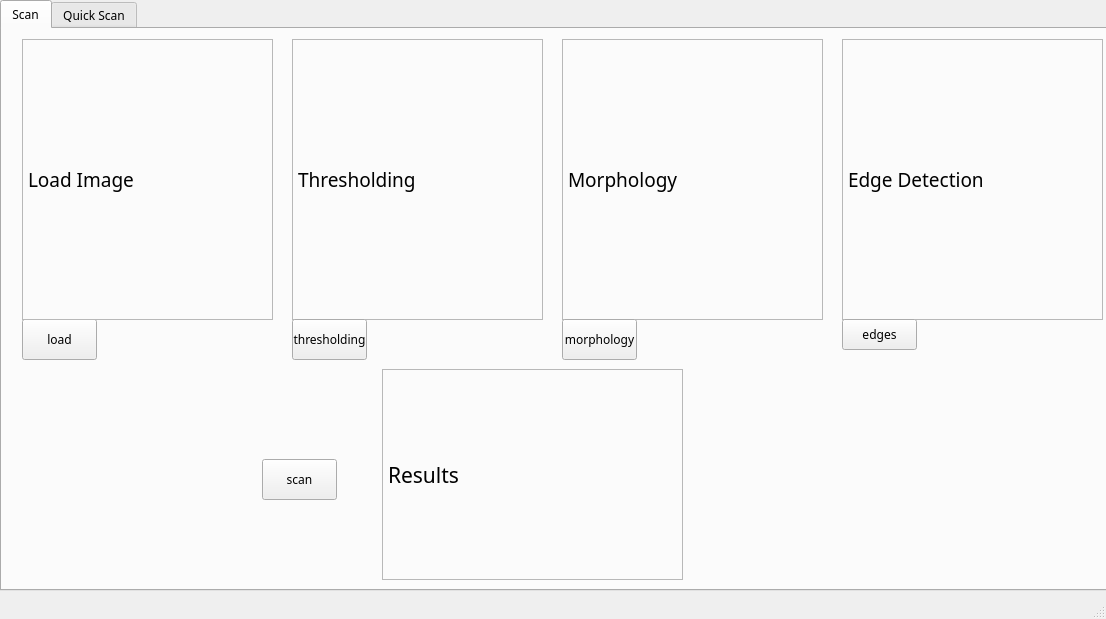
<?xml version="1.0" encoding="UTF-8"?>
<ui version="4.0">
 <class>MainWindow</class>
 <widget class="QMainWindow" name="MainWindow">
  <property name="geometry">
   <rect>
    <x>0</x>
    <y>0</y>
    <width>1106</width>
    <height>619</height>
   </rect>
  </property>
  <property name="windowTitle">
   <string>MainWindow</string>
  </property>
  <widget class="QWidget" name="centralwidget">
   <widget class="QTabWidget" name="tabWidget">
    <property name="geometry">
     <rect>
      <x>0</x>
      <y>0</y>
      <width>1121</width>
      <height>591</height>
     </rect>
    </property>
    <property name="font">
     <font>
      <family>Bauhaus 93</family>
     </font>
    </property>
    <property name="styleSheet">
     <string notr="true">
</string>
    </property>
    <property name="currentIndex">
     <number>0</number>
    </property>
    <widget class="QWidget" name="tab">
     <attribute name="title">
      <string>Scan</string>
     </attribute>
     <widget class="QPushButton" name="pushButton">
      <property name="geometry">
       <rect>
        <x>20</x>
        <y>290</y>
        <width>75</width>
        <height>41</height>
       </rect>
      </property>
      <property name="font">
       <font>
        <family>Bauhaus 93</family>
       </font>
      </property>
      <property name="text">
       <string>load</string>
      </property>
     </widget>
     <widget class="QLabel" name="label">
      <property name="geometry">
       <rect>
        <x>20</x>
        <y>10</y>
        <width>251</width>
        <height>281</height>
       </rect>
      </property>
      <property name="font">
       <font>
        <family>Bauhaus 93</family>
        <pointsize>14</pointsize>
       </font>
      </property>
      <property name="layoutDirection">
       <enum>Qt::LeftToRight</enum>
      </property>
      <property name="frameShape">
       <enum>QFrame::StyledPanel</enum>
      </property>
      <property name="text">
       <string>Load Image</string>
      </property>
      <property name="indent">
       <number>-1</number>
      </property>
     </widget>
     <widget class="QLabel" name="label_2">
      <property name="geometry">
       <rect>
        <x>290</x>
        <y>10</y>
        <width>251</width>
        <height>281</height>
       </rect>
      </property>
      <property name="font">
       <font>
        <family>Bauhaus 93</family>
        <pointsize>14</pointsize>
       </font>
      </property>
      <property name="frameShape">
       <enum>QFrame::StyledPanel</enum>
      </property>
      <property name="text">
       <string>Thresholding</string>
      </property>
     </widget>
     <widget class="QPushButton" name="pushButton_2">
      <property name="geometry">
       <rect>
        <x>290</x>
        <y>290</y>
        <width>75</width>
        <height>41</height>
       </rect>
      </property>
      <property name="font">
       <font>
        <family>Bauhaus 93</family>
       </font>
      </property>
      <property name="text">
       <string>thresholding</string>
      </property>
     </widget>
     <widget class="QLabel" name="label_3">
      <property name="geometry">
       <rect>
        <x>560</x>
        <y>10</y>
        <width>261</width>
        <height>281</height>
       </rect>
      </property>
      <property name="font">
       <font>
        <family>Bauhaus 93</family>
        <pointsize>14</pointsize>
       </font>
      </property>
      <property name="frameShape">
       <enum>QFrame::StyledPanel</enum>
      </property>
      <property name="frameShadow">
       <enum>QFrame::Plain</enum>
      </property>
      <property name="text">
       <string>Morphology</string>
      </property>
     </widget>
     <widget class="QPushButton" name="pushButton_3">
      <property name="geometry">
       <rect>
        <x>560</x>
        <y>290</y>
        <width>75</width>
        <height>41</height>
       </rect>
      </property>
      <property name="font">
       <font>
        <family>Bauhaus 93</family>
       </font>
      </property>
      <property name="text">
       <string>morphology</string>
      </property>
     </widget>
     <widget class="QLabel" name="label_4">
      <property name="geometry">
       <rect>
        <x>840</x>
        <y>10</y>
        <width>261</width>
        <height>281</height>
       </rect>
      </property>
      <property name="font">
       <font>
        <family>Bauhaus 93</family>
        <pointsize>14</pointsize>
       </font>
      </property>
      <property name="frameShape">
       <enum>QFrame::StyledPanel</enum>
      </property>
      <property name="text">
       <string>Edge Detection</string>
      </property>
     </widget>
     <widget class="QPushButton" name="pushButton_4">
      <property name="geometry">
       <rect>
        <x>840</x>
        <y>290</y>
        <width>75</width>
        <height>31</height>
       </rect>
      </property>
      <property name="font">
       <font>
        <family>Bauhaus 93</family>
       </font>
      </property>
      <property name="text">
       <string>edges</string>
      </property>
     </widget>
     <widget class="QLabel" name="label_5">
      <property name="geometry">
       <rect>
        <x>380</x>
        <y>340</y>
        <width>301</width>
        <height>211</height>
       </rect>
      </property>
      <property name="font">
       <font>
        <family>Bauhaus 93</family>
        <pointsize>16</pointsize>
       </font>
      </property>
      <property name="frameShape">
       <enum>QFrame::StyledPanel</enum>
      </property>
      <property name="text">
       <string>Results</string>
      </property>
     </widget>
     <widget class="QPushButton" name="pushButton_5">
      <property name="geometry">
       <rect>
        <x>260</x>
        <y>430</y>
        <width>75</width>
        <height>41</height>
       </rect>
      </property>
      <property name="font">
       <font>
        <family>Bauhaus 93</family>
       </font>
      </property>
      <property name="text">
       <string>scan</string>
      </property>
     </widget>
    </widget>
    <widget class="QWidget" name="tab_2">
     <attribute name="title">
      <string>Quick Scan</string>
     </attribute>
     <widget class="QLabel" name="label_6">
      <property name="geometry">
       <rect>
        <x>20</x>
        <y>30</y>
        <width>341</width>
        <height>261</height>
       </rect>
      </property>
      <property name="font">
       <font>
        <family>Bauhaus 93</family>
        <pointsize>14</pointsize>
       </font>
      </property>
      <property name="frameShape">
       <enum>QFrame::StyledPanel</enum>
      </property>
      <property name="frameShadow">
       <enum>QFrame::Plain</enum>
      </property>
      <property name="text">
       <string>LOAD MRI IMAGE</string>
      </property>
     </widget>
     <widget class="QLabel" name="label_7">
      <property name="geometry">
       <rect>
        <x>440</x>
        <y>30</y>
        <width>341</width>
        <height>261</height>
       </rect>
      </property>
      <property name="font">
       <font>
        <family>Bauhaus 93</family>
        <pointsize>14</pointsize>
       </font>
      </property>
      <property name="frameShape">
       <enum>QFrame::StyledPanel</enum>
      </property>
      <property name="text">
       <string>SCANNED MRI IMAGE</string>
      </property>
     </widget>
     <widget class="QPushButton" name="pushButton_6">
      <property name="geometry">
       <rect>
        <x>20</x>
        <y>300</y>
        <width>75</width>
        <height>23</height>
       </rect>
      </property>
      <property name="font">
       <font>
        <family>Bauhaus 93</family>
       </font>
      </property>
      <property name="text">
       <string>LOAD</string>
      </property>
     </widget>
     <widget class="QPushButton" name="pushButton_7">
      <property name="geometry">
       <rect>
        <x>440</x>
        <y>300</y>
        <width>75</width>
        <height>23</height>
       </rect>
      </property>
      <property name="font">
       <font>
        <family>Bauhaus 93</family>
        <pointsize>8</pointsize>
       </font>
      </property>
      <property name="text">
       <string>SCAN</string>
      </property>
     </widget>
    </widget>
   </widget>
  </widget>
  <widget class="QStatusBar" name="statusbar"/>
 </widget>
 <resources/>
 <connections>
  <connection>
   <sender>pushButton_5</sender>
   <signal>clicked()</signal>
   <receiver>label_5</receiver>
   <slot>clear()</slot>
   <hints>
    <hint type="sourcelabel">
     <x>351</x>
     <y>447</y>
    </hint>
    <hint type="destinationlabel">
     <x>355</x>
     <y>414</y>
    </hint>
   </hints>
  </connection>
  <connection>
   <sender>pushButton_4</sender>
   <signal>clicked()</signal>
   <receiver>label_4</receiver>
   <slot>clear()</slot>
   <hints>
    <hint type="sourcelabel">
     <x>667</x>
     <y>207</y>
    </hint>
    <hint type="destinationlabel">
     <x>664</x>
     <y>168</y>
    </hint>
   </hints>
  </connection>
  <connection>
   <sender>pushButton</sender>
   <signal>clicked()</signal>
   <receiver>label</receiver>
   <slot>clear()</slot>
   <hints>
    <hint type="sourcelabel">
     <x>72</x>
     <y>207</y>
    </hint>
    <hint type="destinationlabel">
     <x>55</x>
     <y>145</y>
    </hint>
   </hints>
  </connection>
  <connection>
   <sender>pushButton_3</sender>
   <signal>clicked()</signal>
   <receiver>label_3</receiver>
   <slot>clear()</slot>
   <hints>
    <hint type="sourcelabel">
     <x>487</x>
     <y>214</y>
    </hint>
    <hint type="destinationlabel">
     <x>482</x>
     <y>140</y>
    </hint>
   </hints>
  </connection>
  <connection>
   <sender>pushButton_2</sender>
   <signal>clicked()</signal>
   <receiver>label_2</receiver>
   <slot>clear()</slot>
   <hints>
    <hint type="sourcelabel">
     <x>284</x>
     <y>202</y>
    </hint>
    <hint type="destinationlabel">
     <x>282</x>
     <y>112</y>
    </hint>
   </hints>
  </connection>
  <connection>
   <sender>pushButton_6</sender>
   <signal>clicked()</signal>
   <receiver>label_6</receiver>
   <slot>clear()</slot>
   <hints>
    <hint type="sourcelabel">
     <x>145</x>
     <y>318</y>
    </hint>
    <hint type="destinationlabel">
     <x>146</x>
     <y>234</y>
    </hint>
   </hints>
  </connection>
  <connection>
   <sender>pushButton_7</sender>
   <signal>clicked()</signal>
   <receiver>label_7</receiver>
   <slot>clear()</slot>
   <hints>
    <hint type="sourcelabel">
     <x>603</x>
     <y>320</y>
    </hint>
    <hint type="destinationlabel">
     <x>611</x>
     <y>210</y>
    </hint>
   </hints>
  </connection>
 </connections>
</ui>
